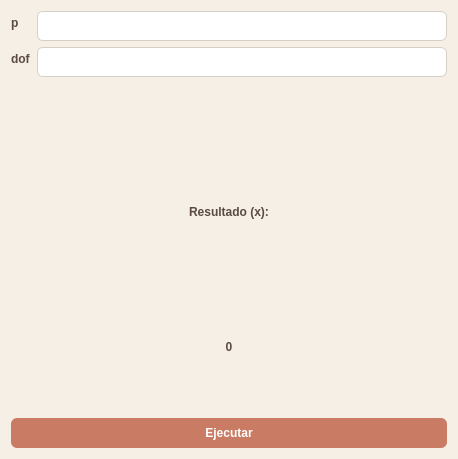
<?xml version="1.0" encoding="UTF-8"?>
<ui version="4.0">
 <class>Dialog</class>
 <widget class="QDialog" name="Dialog">
  <property name="geometry">
   <rect>
    <x>0</x>
    <y>0</y>
    <width>458</width>
    <height>459</height>
   </rect>
  </property>
  <property name="windowTitle">
   <string>Dialog</string>
  </property>
  <property name="styleSheet">
   <string notr="true">QDialog {
    background-color: #F5EFE6; /* Beige claro cálido */
    font-family: &quot;Segoe UI&quot;, &quot;Roboto&quot;, sans-serif;
    font-size: 14px;
}

/* Etiquetas */
QLabel {
    color: #5A4A42; /* Café suave */
    font-weight: 500;
}

/* Campos de texto */
QLineEdit {
    background-color: #FFFFFF;
    border: 1px solid #D6CFC7;
    border-radius: 6px;
    padding: 6px 8px;
    color: #3E3E3E;
}

QLineEdit:focus {
    border: 1px solid #C97B63; /* Acento cálido */
}

/* Botones */
QPushButton {
    background-color: #C97B63; /* Terracota */
    color: white;
    border: none;
    border-radius: 6px;
    padding: 8px 14px;
    font-weight: 600;
}

QPushButton:hover {
    background-color: #B56A55;
}

QPushButton:pressed {
    background-color: #9E5B49;
}

/* Botón secundario (opcional con objectName) */
QPushButton#secondaryButton {
    background-color: #E6DED6;
    color: #5A4A42;
}

QPushButton#secondaryButton:hover {
    background-color: #D6CFC7;
}</string>
  </property>
  <layout class="QHBoxLayout" name="horizontalLayout">
   <item>
    <layout class="QGridLayout" name="gridLayout_2">
     <item row="2" column="0">
      <widget class="QLabel" name="lbl_resultado">
       <property name="font">
        <font>
         <weight>62</weight>
         <bold>true</bold>
        </font>
       </property>
       <property name="text">
        <string>0</string>
       </property>
       <property name="alignment">
        <set>Qt::AlignCenter</set>
       </property>
      </widget>
     </item>
     <item row="3" column="0">
      <widget class="QPushButton" name="btn_ejecutar">
       <property name="text">
        <string>Ejecutar</string>
       </property>
      </widget>
     </item>
     <item row="1" column="0">
      <widget class="QLabel" name="Resultado_x">
       <property name="font">
        <font>
         <weight>62</weight>
         <bold>true</bold>
        </font>
       </property>
       <property name="text">
        <string>Resultado (x):</string>
       </property>
       <property name="alignment">
        <set>Qt::AlignCenter</set>
       </property>
      </widget>
     </item>
     <item row="0" column="0">
      <layout class="QFormLayout" name="formLayout">
       <item row="0" column="0">
        <widget class="QLabel" name="lbl_p">
         <property name="text">
          <string>p</string>
         </property>
        </widget>
       </item>
       <item row="0" column="1">
        <widget class="QLineEdit" name="txt_p"/>
       </item>
       <item row="1" column="0">
        <widget class="QLabel" name="lbl_dof">
         <property name="text">
          <string>dof</string>
         </property>
        </widget>
       </item>
       <item row="1" column="1">
        <widget class="QLineEdit" name="txt_dof"/>
       </item>
      </layout>
     </item>
    </layout>
   </item>
  </layout>
 </widget>
 <resources/>
 <connections/>
</ui>
